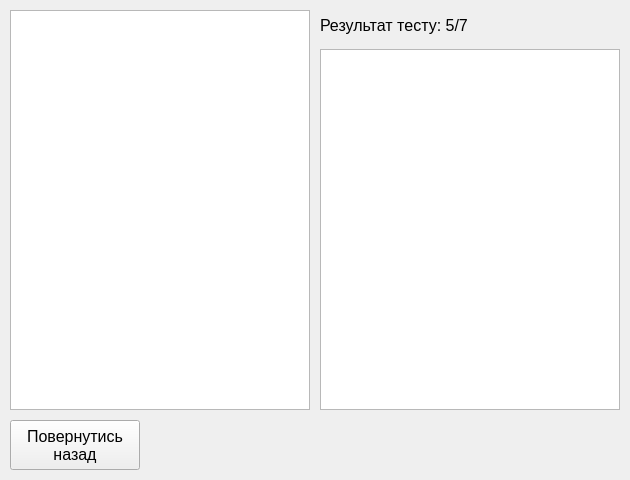
<?xml version="1.0" encoding="UTF-8"?>
<ui version="4.0">
 <class>UserTestsAnswersWindow</class>
 <widget class="QMainWindow" name="UserTestsAnswersWindow">
  <property name="geometry">
   <rect>
    <x>0</x>
    <y>0</y>
    <width>630</width>
    <height>480</height>
   </rect>
  </property>
  <property name="sizePolicy">
   <sizepolicy hsizetype="Fixed" vsizetype="Fixed">
    <horstretch>0</horstretch>
    <verstretch>0</verstretch>
   </sizepolicy>
  </property>
  <property name="acceptDrops">
   <bool>false</bool>
  </property>
  <property name="windowTitle">
   <string>Перегляд відповідей на тести</string>
  </property>
  <widget class="QWidget" name="centralwidget">
   <widget class="QPushButton" name="ButtonGoBack">
    <property name="geometry">
     <rect>
      <x>10</x>
      <y>420</y>
      <width>130</width>
      <height>50</height>
     </rect>
    </property>
    <property name="sizePolicy">
     <sizepolicy hsizetype="Fixed" vsizetype="Fixed">
      <horstretch>0</horstretch>
      <verstretch>0</verstretch>
     </sizepolicy>
    </property>
    <property name="font">
     <font>
      <pointsize>12</pointsize>
     </font>
    </property>
    <property name="text">
     <string>Повернутись
назад</string>
    </property>
   </widget>
   <widget class="QListWidget" name="listWidget">
    <property name="geometry">
     <rect>
      <x>10</x>
      <y>10</y>
      <width>300</width>
      <height>400</height>
     </rect>
    </property>
    <property name="sizePolicy">
     <sizepolicy hsizetype="Fixed" vsizetype="Fixed">
      <horstretch>0</horstretch>
      <verstretch>0</verstretch>
     </sizepolicy>
    </property>
   </widget>
   <widget class="QTableWidget" name="tableWidget">
    <property name="geometry">
     <rect>
      <x>320</x>
      <y>49</y>
      <width>300</width>
      <height>361</height>
     </rect>
    </property>
    <property name="sizePolicy">
     <sizepolicy hsizetype="Fixed" vsizetype="Fixed">
      <horstretch>0</horstretch>
      <verstretch>0</verstretch>
     </sizepolicy>
    </property>
   </widget>
   <widget class="QLabel" name="label">
    <property name="geometry">
     <rect>
      <x>320</x>
      <y>10</y>
      <width>300</width>
      <height>30</height>
     </rect>
    </property>
    <property name="font">
     <font>
      <pointsize>12</pointsize>
     </font>
    </property>
    <property name="text">
     <string>Результат тесту: 5/7</string>
    </property>
   </widget>
  </widget>
 </widget>
 <resources/>
 <connections/>
</ui>
